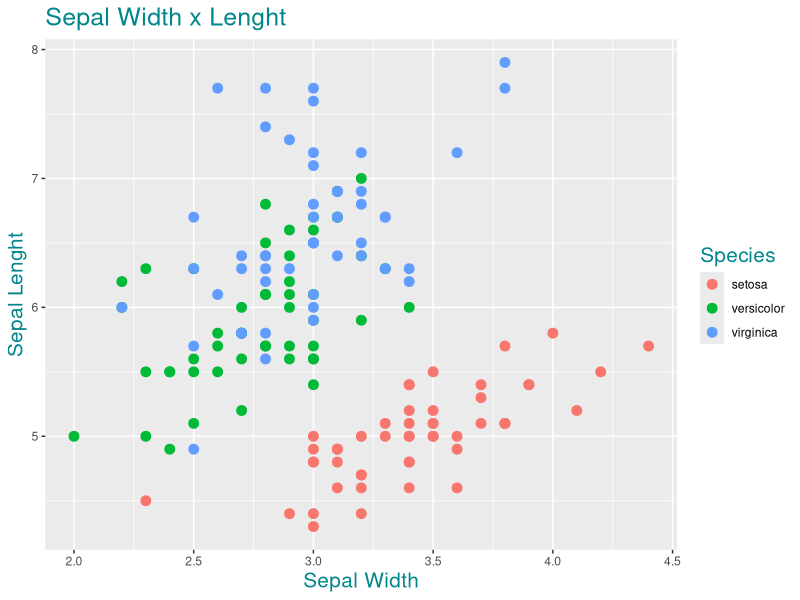
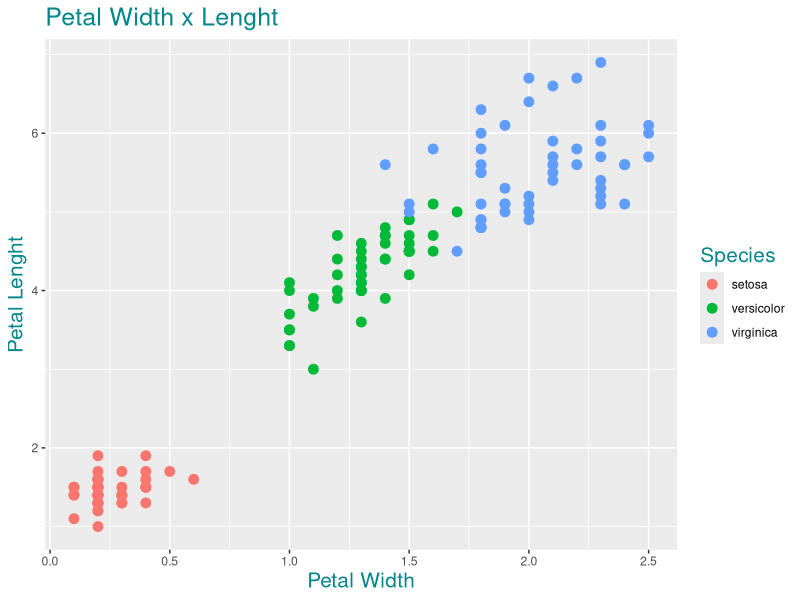

R code for these plots, in order: (Note: this script raises an error after producing the figures.)
#Power BI and R Integration on Iris Dataset - by Douglas Rocha

#Package installation
install.packages("stringr")
install.packages("ggplot2")


#Dataset loading - to be used on Step #1 Import the Data
dataset <- iris


#Capitalization - to be used on Step #2 Transforming Data
library(stringr)
dataset_cap <- dataset
dataset_cap$Species <- str_to_title(dataset$Species)


#Creating Area Columns - to be used on Step #3 Creating Calculated Columns
dataset_area <- dataset
dataset_area$Sepal.Area <- dataset$Sepal.Length * dataset$Sepal.Width
dataset_area$Petal.Area <- dataset$Petal.Length * dataset$Petal.Width


#Creating Plots - to be used on Step #4 R Plots on Power BI

#Sepal WxL
library(ggplot2)
ggplot(data = dataset, aes(x = Sepal.Width, y = Sepal.Length)) +
  geom_point(aes(color = Species), size = 3) +
  ggtitle("Sepal Width x Lenght") +
  labs(x = "Sepal Width", 
       y = "Sepal Lenght") +
  theme(title = element_text(size = 15, color = "turquoise4"))

#Petal WxL
library(ggplot2)
ggplot(data = dataset, aes(x = Petal.Width, y = Petal.Length)) +
  geom_point(aes(color = Species), size = 3) +
  ggtitle("Petal Width x Lenght") +
  labs(x = "Petal Width", 
       y = "Petal Lenght") +
  theme(title = element_text(size = 15, color = "turquoise4"))

#Area PetalxSepal
library(ggplot2)
ggplot(data = dataset, aes(x = Petal.Area, y = Sepal.Area)) +
  geom_point(aes(color = Species), size = 3) +
  ggtitle("Petal Area x Sepal Area") +
  labs(x = "Petal Area", 
       y = "Sepal Area") +
  theme(title = element_text(size = 15, color = "turquoise4"))
